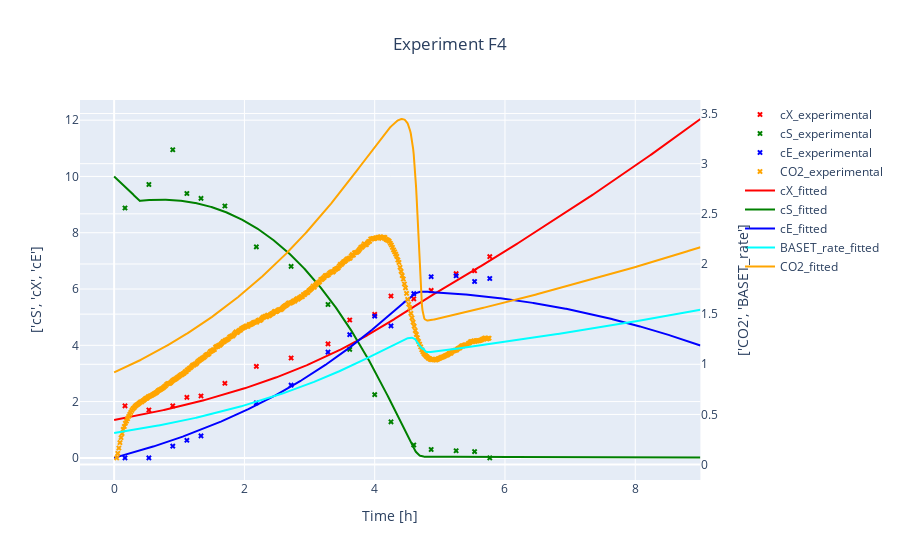
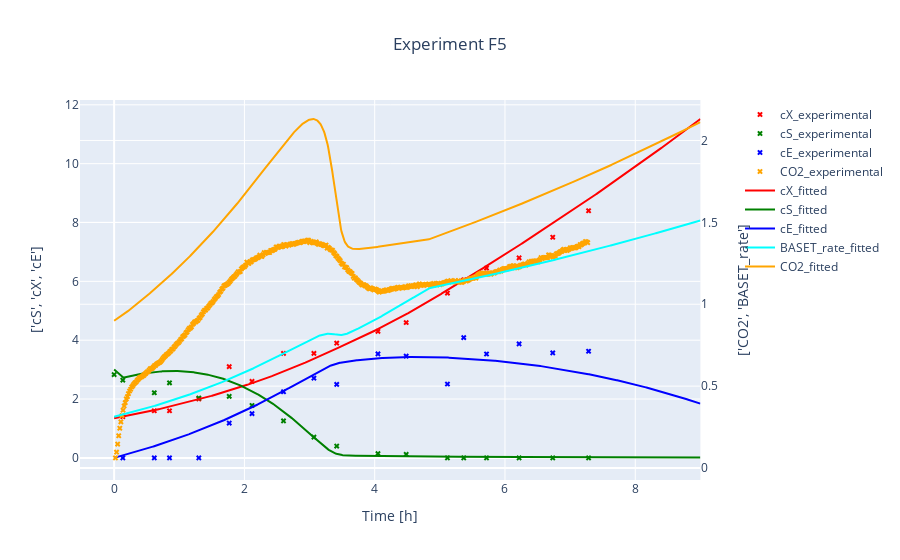
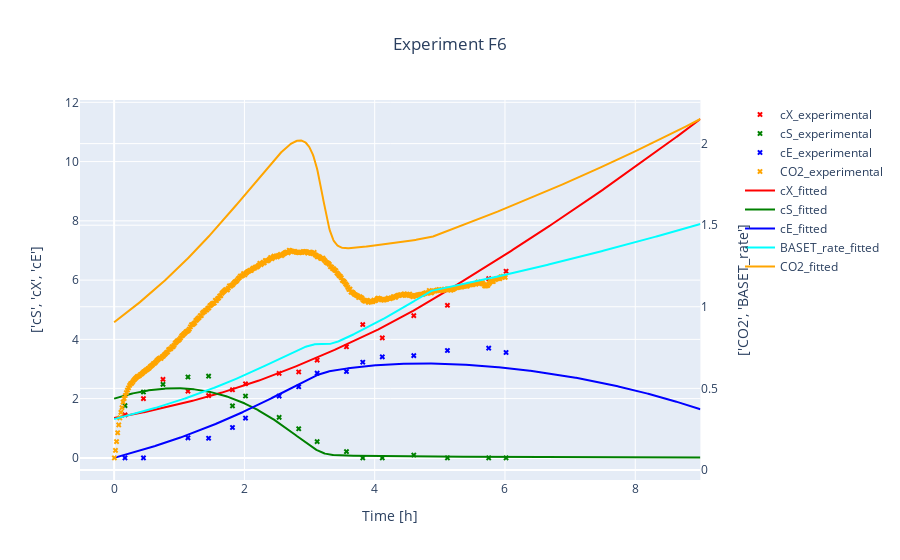
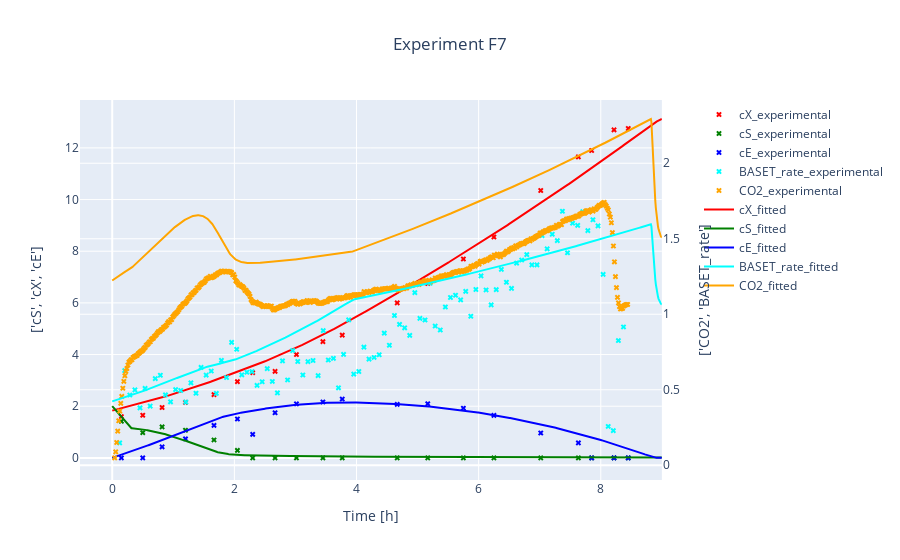

The cell these charts' notebook holds for them, in order:
### Code cell
#Get datasets of experiments and simulate for each expriment, save both in seperate dictionaries
#it is necessary to estimate beforehand (yeast.estimate) for good simulation results, because yeast.p takes on the estimated params after estimation
t_grid = np.linspace(0,9,1001)      #artificial t_grid

sim_dict_all = {experiment.exp_id: yeast.simulate(experiment = experiment, t_grid = t_grid) for experiment in experiment_dict.values()}
#experiment_dataset_dict_all = {experiment.exp_id: experiment.dataset for experiment in experiment_dict.values()} # also possible to give

#visualize experiments and simulated data simultaneously
for exp_id  in experiment_dict.keys():
    title = "Experiment {0}".format(exp_id) 
    visualize(experiment_dict[exp_id] , sim_dict_all[exp_id], title = title, suffix_1= "_experimental", suffix_2 = "_fitted").show()

### Figure 1 — Plotly figure (JSON) as saved in the notebook; plotly's stock layout.template omitted (floating-point values rounded to 4 significant figures; data arrays with more than 128 entries replaced by an {"elided": "..."} marker saying what was removed)
{"data": [{"marker": {"color": "red", "size": 5, "symbol": "x"}, "mode": "markers", "name": "cX_experimental", "type": "scatter", "x": [0, 0.1667, 0.5333, 0.9, 1.117, 1.333, 1.7, 2.183, 2.717, 3.283, 3.617, 4, 4.25, 4.6, 4.867, 5.25, 5.533, 5.767], "xaxis": "x", "y": [null, 1.85, 1.7, 1.85, 2.15, 2.2, 2.65, 3.25, 3.55, 4.05, 4.9, 5.1, 5.75, 5.65, 5.95, 6.55, 6.65, 7.15], "yaxis": "y"}, {"marker": {"color": "green", "size": 5, "symbol": "x"}, "mode": "markers", "name": "cS_experimental", "type": "scatter", "x": [0, 0.1667, 0.5333, 0.9, 1.117, 1.333, 1.7, 2.183, 2.717, 3.283, 3.617, 4, 4.25, 4.6, 4.867, 5.25, 5.533, 5.767], "xaxis": "x", "y": [null, 8.879, 9.714, 10.95, 9.394, 9.222, 8.95, 7.498, 6.802, 5.449, 3.853, 2.245, 1.281, 0.4575, 0.2988, 0.2528, 0.223, 0], "yaxis": "y"}, {"marker": {"color": "blue", "size": 5, "symbol": "x"}, "mode": "markers", "name": "cE_experimental", "type": "scatter", "x": [0, 0.1667, 0.5333, 0.9, 1.117, 1.333, 1.7, 2.183, 2.717, 3.283, 3.617, 4, 4.25, 4.6, 4.867, 5.25, 5.533, 5.767], "xaxis": "x", "y": [null, 0, 0, 0.4172, 0.6247, 0.7807, null, 1.953, 2.585, 3.759, 4.379, 5.034, 4.689, 5.837, 6.437, 6.472, 6.267, 6.374], "yaxis": "y"}, {"marker": {"color": "orange", "size": 5, "symbol": "x"}, "mode": "markers", "name": "CO2_experimental", "type": "scatter", "x": {"elided": "344 float values"}, "xaxis": "x", "y": {"elided": "344 float values"}, "yaxis": "y2"}, {"marker": {"color": "red", "size": 5, "symbol": "x"}, "mode": "lines", "name": "cX_fitted", "type": "scatter", "x": {"elided": "1001 float values"}, "xaxis": "x", "y": {"elided": "1001 float values"}, "yaxis": "y"}, {"marker": {"color": "green", "size": 5, "symbol": "x"}, "mode": "lines", "name": "cS_fitted", "type": "scatter", "x": {"elided": "1001 float values"}, "xaxis": "x", "y": {"elided": "1001 float values"}, "yaxis": "y"}, {"marker": {"color": "blue", "size": 5, "symbol": "x"}, "mode": "lines", "name": "cE_fitted", "type": "scatter", "x": {"elided": "1001 float values"}, "xaxis": "x", "y": {"elided": "1001 float values"}, "yaxis": "y"}, {"marker": {"color": "cyan", "size": 5, "symbol": "x"}, "mode": "lines", "name": "BASET_rate_fitted", "type": "scatter", "x": {"elided": "1001 float values"}, "xaxis": "x", "y": {"elided": "1001 float values"}, "yaxis": "y2"}, {"marker": {"color": "orange", "size": 5, "symbol": "x"}, "mode": "lines", "name": "CO2_fitted", "type": "scatter", "x": {"elided": "1001 float values"}, "xaxis": "x", "y": {"elided": "1001 float values"}, "yaxis": "y2"}], "layout": {"legend": {"x": 1}, "title": {"text": "Experiment F4", "x": 0.5}, "xaxis": {"anchor": "y", "domain": [0, 0.94], "title": {"text": "Time [h]"}}, "yaxis": {"anchor": "x", "domain": [0, 1], "title": {"standoff": 20, "text": "['cS', 'cX', 'cE']"}, "type": "linear"}, "yaxis2": {"anchor": "x", "overlaying": "y", "side": "right", "title": {"standoff": 20, "text": "['CO2', 'BASET_rate']"}, "type": "linear"}}}

### Figure 2 — Plotly figure (JSON) as saved in the notebook; plotly's stock layout.template omitted (floating-point values rounded to 4 significant figures; data arrays with more than 128 entries replaced by an {"elided": "..."} marker saying what was removed)
{"data": [{"marker": {"color": "red", "size": 5, "symbol": "x"}, "mode": "markers", "name": "cX_experimental", "type": "scatter", "x": [0, 0.1333, 0.6167, 0.85, 1.3, 1.767, 2.117, 2.6, 3.067, 3.417, 4.05, 4.483, 5.117, 5.367, 5.717, 6.217, 6.733, 7.283], "xaxis": "x", "y": [null, 1.4, 1.6, 1.6, 2, 3.1, 2.6, 3.55, 3.55, 3.9, 4.3, 4.6, 5.6, 6.05, 6.45, 6.8, 7.5, 8.4], "yaxis": "y"}, {"marker": {"color": "green", "size": 5, "symbol": "x"}, "mode": "markers", "name": "cS_experimental", "type": "scatter", "x": [0, 0.1333, 0.6167, 0.85, 1.3, 1.767, 2.117, 2.6, 3.067, 3.417, 4.05, 4.483, 5.117, 5.367, 5.717, 6.217, 6.733, 7.283], "xaxis": "x", "y": [2.832, 2.643, 2.213, 2.55, 2.034, 2.091, 1.781, 1.256, 0.7038, 0.3995, 0.1465, 0.1218, 0, 0, 0, 0, 0, 0], "yaxis": "y"}, {"marker": {"color": "blue", "size": 5, "symbol": "x"}, "mode": "markers", "name": "cE_experimental", "type": "scatter", "x": [0, 0.1333, 0.6167, 0.85, 1.3, 1.767, 2.117, 2.6, 3.067, 3.417, 4.05, 4.483, 5.117, 5.367, 5.717, 6.217, 6.733, 7.283], "xaxis": "x", "y": [null, 0, 0, 0, 0, 1.182, 1.506, 2.246, 2.71, 2.498, 3.533, 3.457, 2.51, 4.089, 3.531, 3.874, 3.568, 3.623], "yaxis": "y"}, {"marker": {"color": "orange", "size": 5, "symbol": "x"}, "mode": "markers", "name": "CO2_experimental", "type": "scatter", "x": {"elided": "436 float values"}, "xaxis": "x", "y": {"elided": "436 float values"}, "yaxis": "y2"}, {"marker": {"color": "red", "size": 5, "symbol": "x"}, "mode": "lines", "name": "cX_fitted", "type": "scatter", "x": {"elided": "1001 float values"}, "xaxis": "x", "y": {"elided": "1001 float values"}, "yaxis": "y"}, {"marker": {"color": "green", "size": 5, "symbol": "x"}, "mode": "lines", "name": "cS_fitted", "type": "scatter", "x": {"elided": "1001 float values"}, "xaxis": "x", "y": {"elided": "1001 float values"}, "yaxis": "y"}, {"marker": {"color": "blue", "size": 5, "symbol": "x"}, "mode": "lines", "name": "cE_fitted", "type": "scatter", "x": {"elided": "1001 float values"}, "xaxis": "x", "y": {"elided": "1001 float values"}, "yaxis": "y"}, {"marker": {"color": "cyan", "size": 5, "symbol": "x"}, "mode": "lines", "name": "BASET_rate_fitted", "type": "scatter", "x": {"elided": "1001 float values"}, "xaxis": "x", "y": {"elided": "1001 float values"}, "yaxis": "y2"}, {"marker": {"color": "orange", "size": 5, "symbol": "x"}, "mode": "lines", "name": "CO2_fitted", "type": "scatter", "x": {"elided": "1001 float values"}, "xaxis": "x", "y": {"elided": "1001 float values"}, "yaxis": "y2"}], "layout": {"legend": {"x": 1}, "title": {"text": "Experiment F5", "x": 0.5}, "xaxis": {"anchor": "y", "domain": [0, 0.94], "title": {"text": "Time [h]"}}, "yaxis": {"anchor": "x", "domain": [0, 1], "title": {"standoff": 20, "text": "['cS', 'cX', 'cE']"}, "type": "linear"}, "yaxis2": {"anchor": "x", "overlaying": "y", "side": "right", "title": {"standoff": 20, "text": "['CO2', 'BASET_rate']"}, "type": "linear"}}}

### Figure 3 — Plotly figure (JSON) as saved in the notebook; plotly's stock layout.template omitted (floating-point values rounded to 4 significant figures; data arrays with more than 128 entries replaced by an {"elided": "..."} marker saying what was removed)
{"data": [{"marker": {"color": "red", "size": 5, "symbol": "x"}, "mode": "markers", "name": "cX_experimental", "type": "scatter", "x": [0, 0.1667, 0.45, 0.75, 1.133, 1.45, 1.817, 2.017, 2.533, 2.833, 3.117, 3.567, 3.817, 4.117, 4.6, 5.117, 5.75, 6.017], "xaxis": "x", "y": [null, 1.45, 2, 2.65, 2.25, 2.1, 2.3, 2.5, 2.85, 2.9, 3.3, 3.75, 4.5, 4.05, 4.8, 5.15, 6.05, 6.3], "yaxis": "y"}, {"marker": {"color": "green", "size": 5, "symbol": "x"}, "mode": "markers", "name": "cS_experimental", "type": "scatter", "x": [0, 0.1667, 0.45, 0.75, 1.133, 1.45, 1.817, 2.017, 2.533, 2.833, 3.117, 3.567, 3.817, 4.117, 4.6, 5.117, 5.75, 6.017], "xaxis": "x", "y": [null, 1.765, 2.223, 2.481, 2.73, 2.759, 1.754, 2.087, 1.369, 0.9841, 0.5504, 0.2129, 0, 0, 0.09543, 0, 0, 0], "yaxis": "y"}, {"marker": {"color": "blue", "size": 5, "symbol": "x"}, "mode": "markers", "name": "cE_experimental", "type": "scatter", "x": [0, 0.1667, 0.45, 0.75, 1.133, 1.45, 1.817, 2.017, 2.533, 2.833, 3.117, 3.567, 3.817, 4.117, 4.6, 5.117, 5.75, 6.017], "xaxis": "x", "y": [null, 0, 0, null, 0.6755, 0.6635, 1.026, 1.343, 2.084, 2.4, 2.859, 2.916, 3.229, 3.411, 3.452, 3.623, 3.703, 3.557], "yaxis": "y"}, {"marker": {"color": "orange", "size": 5, "symbol": "x"}, "mode": "markers", "name": "CO2_experimental", "type": "scatter", "x": {"elided": "361 float values"}, "xaxis": "x", "y": {"elided": "361 float values"}, "yaxis": "y2"}, {"marker": {"color": "red", "size": 5, "symbol": "x"}, "mode": "lines", "name": "cX_fitted", "type": "scatter", "x": {"elided": "1001 float values"}, "xaxis": "x", "y": {"elided": "1001 float values"}, "yaxis": "y"}, {"marker": {"color": "green", "size": 5, "symbol": "x"}, "mode": "lines", "name": "cS_fitted", "type": "scatter", "x": {"elided": "1001 float values"}, "xaxis": "x", "y": {"elided": "1001 float values"}, "yaxis": "y"}, {"marker": {"color": "blue", "size": 5, "symbol": "x"}, "mode": "lines", "name": "cE_fitted", "type": "scatter", "x": {"elided": "1001 float values"}, "xaxis": "x", "y": {"elided": "1001 float values"}, "yaxis": "y"}, {"marker": {"color": "cyan", "size": 5, "symbol": "x"}, "mode": "lines", "name": "BASET_rate_fitted", "type": "scatter", "x": {"elided": "1001 float values"}, "xaxis": "x", "y": {"elided": "1001 float values"}, "yaxis": "y2"}, {"marker": {"color": "orange", "size": 5, "symbol": "x"}, "mode": "lines", "name": "CO2_fitted", "type": "scatter", "x": {"elided": "1001 float values"}, "xaxis": "x", "y": {"elided": "1001 float values"}, "yaxis": "y2"}], "layout": {"legend": {"x": 1}, "title": {"text": "Experiment F6", "x": 0.5}, "xaxis": {"anchor": "y", "domain": [0, 0.94], "title": {"text": "Time [h]"}}, "yaxis": {"anchor": "x", "domain": [0, 1], "title": {"standoff": 20, "text": "['cS', 'cX', 'cE']"}, "type": "linear"}, "yaxis2": {"anchor": "x", "overlaying": "y", "side": "right", "title": {"standoff": 20, "text": "['CO2', 'BASET_rate']"}, "type": "linear"}}}

### Figure 4 — Plotly figure (JSON) as saved in the notebook; plotly's stock layout.template omitted (floating-point values rounded to 4 significant figures; data arrays with more than 128 entries replaced by an {"elided": "..."} marker saying what was removed)
{"data": [{"marker": {"color": "red", "size": 5, "symbol": "x"}, "mode": "markers", "name": "cX_experimental", "type": "scatter", "x": [0, 0.15, 0.5, 0.8167, 1.2, 1.667, 2.05, 2.3, 2.667, 3.017, 3.45, 3.767, 4.667, 5.167, 5.75, 6.25, 7.017, 7.633, 7.85, 8.217, 8.45], "xaxis": "x", "y": [null, 1.6, 1.65, 1.95, 2.15, 2.45, 2.95, 3.3, 3.35, 4, 4.5, 4.75, 6, 6.75, 7.7, 8.55, 10.35, 11.65, 11.9, 12.7, 12.75], "yaxis": "y"}, {"marker": {"color": "green", "size": 5, "symbol": "x"}, "mode": "markers", "name": "cS_experimental", "type": "scatter", "x": [0, 0.15, 0.5, 0.8167, 1.2, 1.667, 2.05, 2.3, 2.667, 3.017, 3.45, 3.767, 4.667, 5.167, 5.75, 6.25, 7.017, 7.633, 7.85, 8.217, 8.45], "xaxis": "x", "y": [null, 1.419, 0.9746, 1.198, 1.068, 0.6934, 0.2877, 0, 0, 0, 0, 0, 0, 0, 0, 0, 0, 0, 0, 0, 0], "yaxis": "y"}, {"marker": {"color": "blue", "size": 5, "symbol": "x"}, "mode": "markers", "name": "cE_experimental", "type": "scatter", "x": [0, 0.15, 0.5, 0.8167, 1.2, 1.667, 2.05, 2.3, 2.667, 3.017, 3.45, 3.767, 4.667, 5.167, 5.75, 6.25, 7.017, 7.633, 7.85, 8.217, 8.45], "xaxis": "x", "y": [null, 0, 0, 0.428, 0.7334, 1.257, 1.504, 0.9111, 1.747, 2.091, 2.164, 2.277, 2.069, 2.095, 1.923, 1.645, 0.9623, 0.5794, 0, 0, 0], "yaxis": "y"}, {"marker": {"color": "cyan", "size": 5, "symbol": "x"}, "mode": "markers", "name": "BASET_rate_experimental", "type": "scatter", "x": [0.03833, 0.1217, 0.205, 0.2883, 0.3717, 0.455, 0.5383, 0.6217, 0.705, 0.7883, 0.8717, 0.955, 1.038, 1.122, 1.205, 1.288, 1.372, 1.455, 1.538, 1.622, 1.705, 1.788, 1.872, 1.955, 2.038, 2.122, 2.205, 2.288, 2.372, 2.455, 2.538, 2.622, 2.705, 2.788, 2.872, 2.955, 3.038, 3.122, 3.205, 3.288, 3.372, 3.455, 3.538, 3.622, 3.705, 3.788, 3.872, 3.955, 4.038, 4.122, 4.205, 4.288, 4.372, 4.455, 4.538, 4.622, 4.705, 4.788, 4.872, 4.955, 5.038, 5.122, 5.205, 5.288, 5.372, 5.455, 5.538, 5.622, 5.705, 5.788, 5.872, 5.955, 6.038, 6.122, 6.205, 6.288, 6.372, 6.455, 6.538, 6.622, 6.705, 6.788, 6.872, 6.955, 7.038, 7.122, 7.205, 7.288, 7.372, 7.455, 7.538, 7.622, 7.705, 7.788, 7.872, 7.955, 8.038, 8.122, 8.205, 8.288, 8.372], "xaxis": "x", "y": [null, 0.148, 0.627, 0.465, 0.499, 0.38, 0.509, 0.392, 0.574, 0.596, 0.466, 0.42, 0.501, 0.495, 0.418, 0.546, 0.477, 0.648, 0.597, 0.624, 0.476, 0.695, 0.581, 0.814, 0.768, 0.599, 0.616, 0.62, 0.529, 0.553, 0.64, 0.555, 0.479, 0.691, 0.565, 0.76, 0.687, 0.598, 0.686, 0.694, 0.594, 0.892, 0.697, 0.708, 0.513, 0.734, 0.963, 0.604, 0.621, 0.782, 0.703, 0.714, 0.732, 0.875, 0.795, 0.992, 0.933, 0.91, 0.86, 1.143, 0.973, 0.962, 1.205, 0.922, 0.896, 1.048, 1.111, 1.126, 1.095, 1.152, 0.987, 1.164, 1.254, 1.161, 1.062, 1.163, 1.297, 1.212, 1.171, 1.339, 1.359, 1.395, 1.327, 1.327, 1.521, 1.433, 1.53, 1.488, 1.682, 1.407, 1.603, 1.589, 1.68, 1.554, 1.626, 1.585, 1.264, 0.257, 0.229, 0.826, 0.916], "yaxis": "y2"}, {"marker": {"color": "orange", "size": 5, "symbol": "x"}, "mode": "markers", "name": "CO2_experimental", "type": "scatter", "x": {"elided": "505 float values"}, "xaxis": "x", "y": {"elided": "505 float values"}, "yaxis": "y2"}, {"marker": {"color": "red", "size": 5, "symbol": "x"}, "mode": "lines", "name": "cX_fitted", "type": "scatter", "x": {"elided": "1001 float values"}, "xaxis": "x", "y": {"elided": "1001 float values"}, "yaxis": "y"}, {"marker": {"color": "green", "size": 5, "symbol": "x"}, "mode": "lines", "name": "cS_fitted", "type": "scatter", "x": {"elided": "1001 float values"}, "xaxis": "x", "y": {"elided": "1001 float values"}, "yaxis": "y"}, {"marker": {"color": "blue", "size": 5, "symbol": "x"}, "mode": "lines", "name": "cE_fitted", "type": "scatter", "x": {"elided": "1001 float values"}, "xaxis": "x", "y": {"elided": "1001 float values"}, "yaxis": "y"}, {"marker": {"color": "cyan", "size": 5, "symbol": "x"}, "mode": "lines", "name": "BASET_rate_fitted", "type": "scatter", "x": {"elided": "1001 float values"}, "xaxis": "x", "y": {"elided": "1001 float values"}, "yaxis": "y2"}, {"marker": {"color": "orange", "size": 5, "symbol": "x"}, "mode": "lines", "name": "CO2_fitted", "type": "scatter", "x": {"elided": "1001 float values"}, "xaxis": "x", "y": {"elided": "1001 float values"}, "yaxis": "y2"}], "layout": {"legend": {"x": 1}, "title": {"text": "Experiment F7", "x": 0.5}, "xaxis": {"anchor": "y", "domain": [0, 0.94], "title": {"text": "Time [h]"}}, "yaxis": {"anchor": "x", "domain": [0, 1], "title": {"standoff": 20, "text": "['cS', 'cX', 'cE']"}, "type": "linear"}, "yaxis2": {"anchor": "x", "overlaying": "y", "side": "right", "title": {"standoff": 20, "text": "['CO2', 'BASET_rate']"}, "type": "linear"}}}
